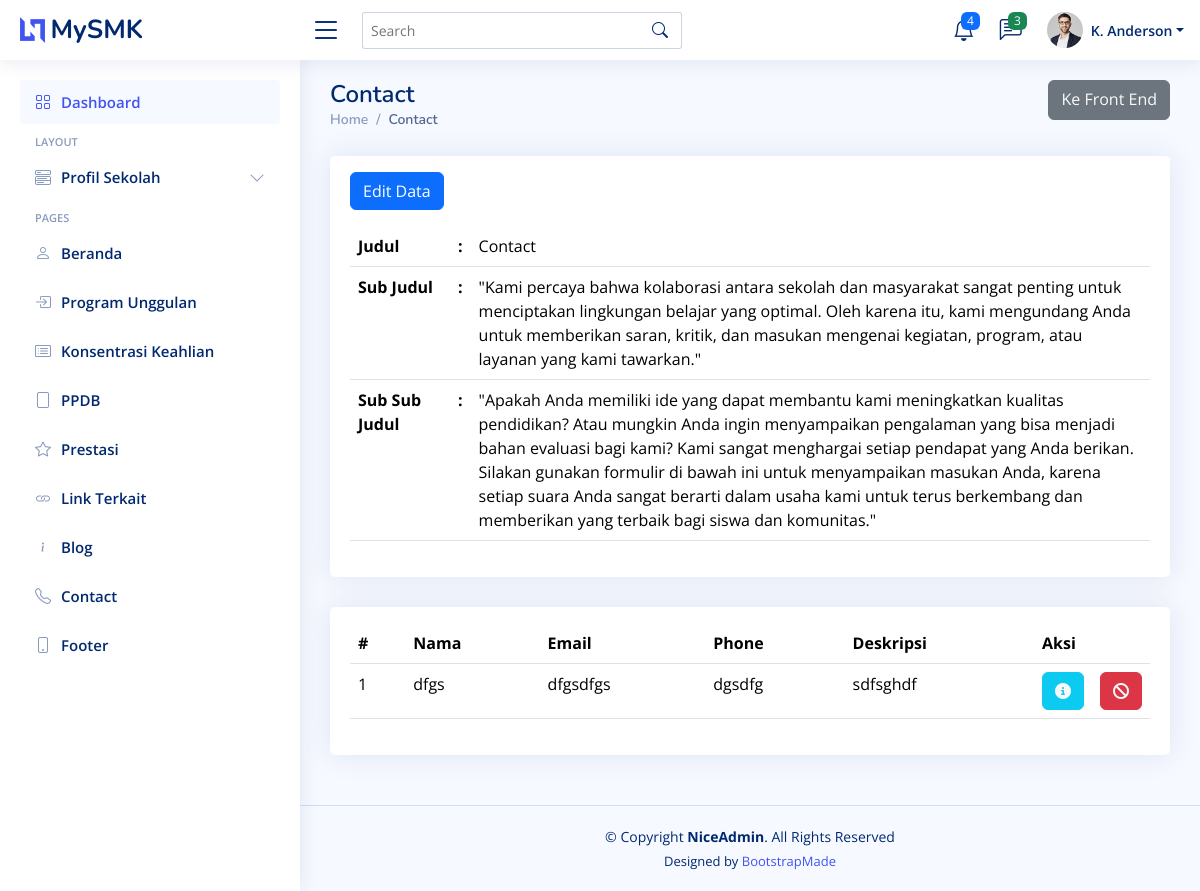
Page /backend/pages/contact/index.php on the committed database.
### tables this page shows
CREATE TABLE `tb_contact_title` (
  `id` int(11) NOT NULL,
  `judul` text NOT NULL,
  `sub_judul` text NOT NULL,
  `sub_sub_judul` text NOT NULL
);

CREATE TABLE `tb_contact` (
  `id` int(11) NOT NULL,
  `nama` varchar(200) NOT NULL,
  `email` varchar(200) NOT NULL,
  `phone` varchar(200) NOT NULL,
  `deskripsi` text NOT NULL
);

### backend/actions/contact/show_title.php (called while the page is built, shortened)
<?php
$query = "SELECT * FROM `tb_contact_title` LIMIT 1";
$result = $connect->query($query);
$contact_title = $result->fetch_object();

### backend/actions/contact/showAll.php (called while the page is built)
<?php
$query = "SELECT * FROM `tb_contact`";
$result = $connect->query($query);

### backend/pages/contact/index.php (the view, shortened to what this page needs)
<?php include "../../components/head.php" ?>
<body>
  <?php include "../../components/header.php" ?>
  <?php include "../../components/sidebar.php" ?>
  <?php include "../../components/breadcrumb.php" ?>
  <div class="row">
    <div class="col-12">
      <div class="card">
        <div class="card-body mt-3">
          <div class="mb-3">
            <a href="edit_title.php" class="btn btn-primary">Edit Data</a>
          </div>
          <table class="table">
            <tbody>
              <tr>
                <?php include "../../actions/contact/show_title.php" ?>
                <th style="width: 100px;">Judul</th>
                <th style="width: 10px;">:</th>
                <td><?= $contact_title->judul ?></td>
              </tr>
              <tr>
                <th>Sub Judul</th>
                <th>:</th>
                <td><?= $contact_title->sub_judul ?></td>
              </tr>
              <tr>
                <th>Sub Sub Judul</th>
                <th>:</th>
                <td><?= $contact_title->sub_sub_judul ?></td>
              </tr>
            </tbody>
          </table>
        </div>
      </div>
    </div>
    <div class="col-12">
      <div class="card">
        <div class="card-body mt-3">
          <table class="table">
            <thead>
              <tr>
                <th>#</th>
                <th>Nama</th>
                <th>Email</th>
                <th>Phone</th>
                <th>Deskripsi</th>
                <th>Aksi</th>
                <th></th>
              </tr>
            </thead>
            <tbody>
              <?php include "../../actions/contact/showAll.php";
              $no = 1;
              while ($item = $result->fetch_object()) : ?>
                <tr>
                  <td><?= $no++ ?></td>
                  <td><?= $item->nama ?></td>
                  <td><?= $item->email ?></td>
                  <td><?= $item->phone ?></td>
                  <td><?= $item->deskripsi ?></td>
                  <td style="width: 5%;"><a
                      href="detail.php?id=<?= $item->id ?>" class="btn btn-info text-light"><i class="fa-solid fa-circle-info"></i></a></td>
                  <td style="width: 5%;"><a
                      href="../../actions/contact/destroy.php?id=<?= $item->id ?>"
                      onclick="return confirm('Apakah Anda Yakin?')"
                      class="btn btn-danger text-light"><i class="fa-solid fa-ban"></i></a></td>
                </tr>
              <?php endwhile; ?>
            </tbody>
          </table>
        </div>
      </div>
    </div>
  </div>
  <?php include "../../components/footer.php" ?>
</body>
<?php include "../../components/end.php" ?>

### backend/templates/assets/css/style.css (style rules this page uses)
:root { scroll-behavior: smooth; }
body { font-family: "Open Sans", sans-serif; background: #f6f9ff; color: #444444; }
a { color: #4154f1; text-decoration: none; }
.card { margin-bottom: 30px; border: none; border-radius: 5px; box-shadow: 0px 0 30px rgba(1, 41, 112, 0.1); }
.card-body { padding: 0 20px 20px 20px; }

### rows in the picture
tb_contact_title: judul "Contact", sub_judul "\"Kami percaya bahwa kolaborasi antara sekolah dan masyarakat sangat penting untuk menciptakan lingkungan belajar yang optimal. Oleh karena itu, kami mengundang Anda untuk memberikan saran, kritik, dan masukan mengenai kegiatan, program, atau layanan yang kami tawarkan.\"", sub_sub_judul "\"Apakah Anda memiliki ide yang dapat membantu kami meningkatkan kualitas pendidikan? Atau mungkin Anda ingin menyampaikan pengalaman yang bisa menjadi bahan evaluasi bagi kami? Kami sangat menghargai setiap pendapat yang Anda berikan. Silakan gunakan formulir di bawah ini untuk menyampaikan masukan Anda, karena setiap suara Anda sangat berarti dalam usaha kami untuk terus berkembang dan memberikan yang terbaik bagi siswa dan komunitas.\""
tb_contact: nama "dfgs", email "dfgsdfgs", phone "dgsdfg", deskripsi "sdfsghdf"

### other values in the picture
$title "Contact"
